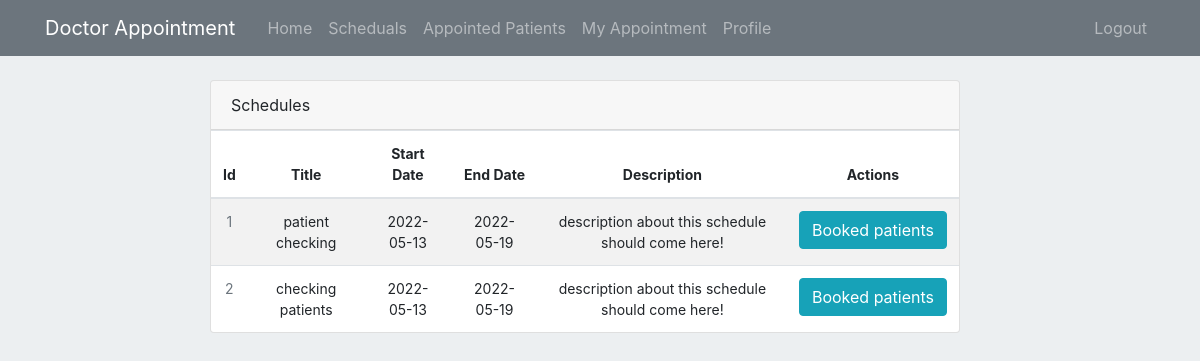
The page /doctor/schedule/list/2 (signed in) on the database its author committed.
### appointment/Models/ScheduleModel.py (models this page shows, shortened)
class Schedule(db.Model):
    __tablename__='Schedule'
    id = db.Column(db.Integer, primary_key=True)
    name = db.Column(db.String(100), nullable=False)
    doctor_id = db.Column(db.Integer, db.ForeignKey('user.id'))
    start_date = db.Column(db.Date(), default = datetime.now().date())
    end_date = db.Column(db.Date(), default = datetime.now().date())
    description = db.Column(db.Text())
    appointment = db.relationship('Appointment', backref='Schedule', lazy=True)

### appointment/routes.py (the view)
@app.route('/doctor/schedule/list/<int:id>')
@login_required
@doctor_required
def doctor_schedule(id):
    return render_template("/doctor_schedules.html", schedules=get_doctor_schedule(id))

### appointment/Models/UserModel.py (called while the page is built)
@login_manager.user_loader
def load_user(user_id):
    return User.query.get(int(user_id))

### appointment/privilege.py (called while the page is built)
def doctor_required(f):
    @wraps(f)
    def wrap(*args, **kwargs):
        if current_user and current_user.role == 2 :
            return f(*args, **kwargs)
        flash("Ooops login or your privilege is not satisfied", "info")
        return redirect(url_for('home'))
    return wrap

### appointment/queries.py (called while the page is built)
def get_doctor_schedule(id):
    return Schedule.query.filter(Schedule.doctor_id == id).all()

### appointment/templates/doctor_schedules.html
{% extends "layout/layout.html" %}
{% block content %}
{% include 'layout/home_header.html' %}
<div class="mt-8">
    <div class="row col-12">
        <div class="col-lg-8 offset-lg-2">
            <div class="main-card mb-3 card">
                <div class="card-header">Schedules </div>
                <div class="table-responsive">
                    <table class="align-middle mb-0 table table-borderless table-striped table-hover">
                        <thead>
                            <tr class="app-normal-font">
                                <th class="text-center">Id</th>
                                <th class="text-center">Title</th>
                                <th class="text-center">Start Date</th>
                                <th class="text-center">End Date</th>
                                <th class="text-center">Description</th>
                                <th class="text-center">Actions</th>
                            </tr>
                        </thead>
                        <tbody>
                            {% for schedule in schedules %}
                                <tr class="app-normal-font p-0">
                                    <td class="text-center text-muted">{{ schedule.id }}</td>
                                    <td class="text-center">{{schedule.name}}</td>
                                    <td class="text-center">
                                        <div class="widget-content p-0">
                                            {{schedule.start_date}}
                                        </div>
                                    </td>
                                    <td class="text-center">{{schedule.end_date}}</td>
                                    <td class="text-center td_description_max_width">{{schedule.description}}</td>
                                    <td class="text-center">
                                        <a href="{{ url_for('appointed_patient', id=schedule.id)}}" class="btn btn-info">
                                            Booked patients
                                        </a>
                                    </td>
                                </tr>
                            {% endfor %}
                        </tbody>
                    </table>
                </div>
            </div>
        </div>
    </div>
</div>
{% endblock %}

### appointment/static/style.css (style rules this page uses)
.mt-8 { margin-top: 80px; }
.p-0 { padding: 0 !important; }
.body-bg { background-color: #eceff1; }
.app-normal-font { font-size: 14px; }
.td_description_max_width { max-width: 450px; }

### rows shown on the page
Schedule: id "1", name "patient checking", start_date "2022-05-13", end_date "2022-05-19", description "description about this schedule should come here!"
Schedule: id "2", name "checking patients", start_date "2022-05-13", end_date "2022-05-19", description "description about this schedule should come here!"
